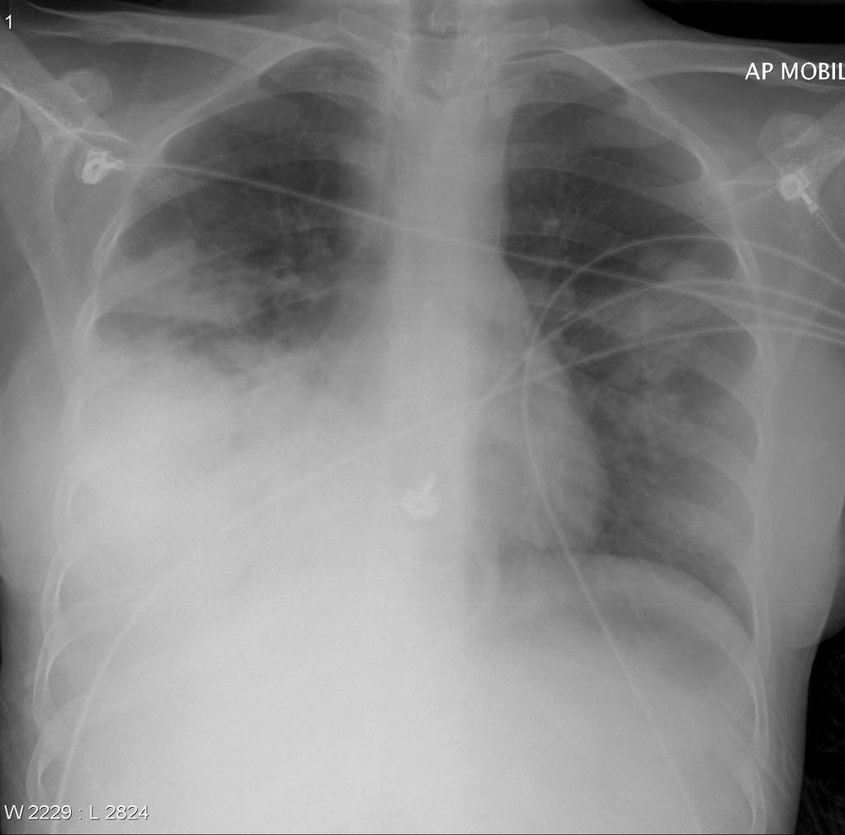
#> input picture Properties_and_spatial_filters/chest_xray.jpg, 845 x 835 px, shrunk from 1024 x 1012 before the run, found by its file name
$ python filter-comparison.py
#> lines starting #> are read from the running program, lines starting #| are printed output that depends on the picture; after the words box and inside, x2 and y2 are one past the last pixel; in counts of white or black regions, pixels touching at a corner belong together
import numpy as np
import cv2
import matplotlib.pyplot as plt
from typing import Tuple, List, Dict
import os
from skimage.metrics import structural_similarity as ssim
from skimage.metrics import peak_signal_noise_ratio as psnr

def load_image(file_path: str) -> np.ndarray:
    """Load an image and convert to grayscale if needed."""
#> called with file_path = 'chest_xray.jpg'
    if not os.path.exists(file_path):
        raise FileNotFoundError(f"Image file not found: {file_path}")

    img = cv2.imread(file_path)
#> img is the input picture: shape (835, 845, 3); min 0, max 255, mean 136.1
    if img is None:
        raise ValueError(f"Could not read image: {file_path}")

    # Convert to grayscale if image has 3 channels
    if len(img.shape) == 3:
        return cv2.cvtColor(img, cv2.COLOR_BGR2GRAY)
    return img

def analyze_image_statistics(img: np.ndarray) -> Dict:
    """Calculate various statistics for an image."""
    return {
        'min': np.min(img),
        'max': np.max(img),
        'mean': np.mean(img),
        'std': np.std(img),
        'median': np.median(img),
        'histogram': np.histogram(img, bins=256, range=(0, 256))[0]
    }

def normalize_image(img: np.ndarray) -> np.ndarray:
    """Normalize image contrast to use full range [0, 255]."""
    min_val, max_val = np.min(img), np.max(img)
#> min_val = 0; max_val = 255

    # Avoid division by zero
    if min_val == max_val:
        return np.zeros_like(img)

    # Apply normalization formula
    normalized = ((img - min_val) * 255 / (max_val - min_val)).astype(np.uint8)
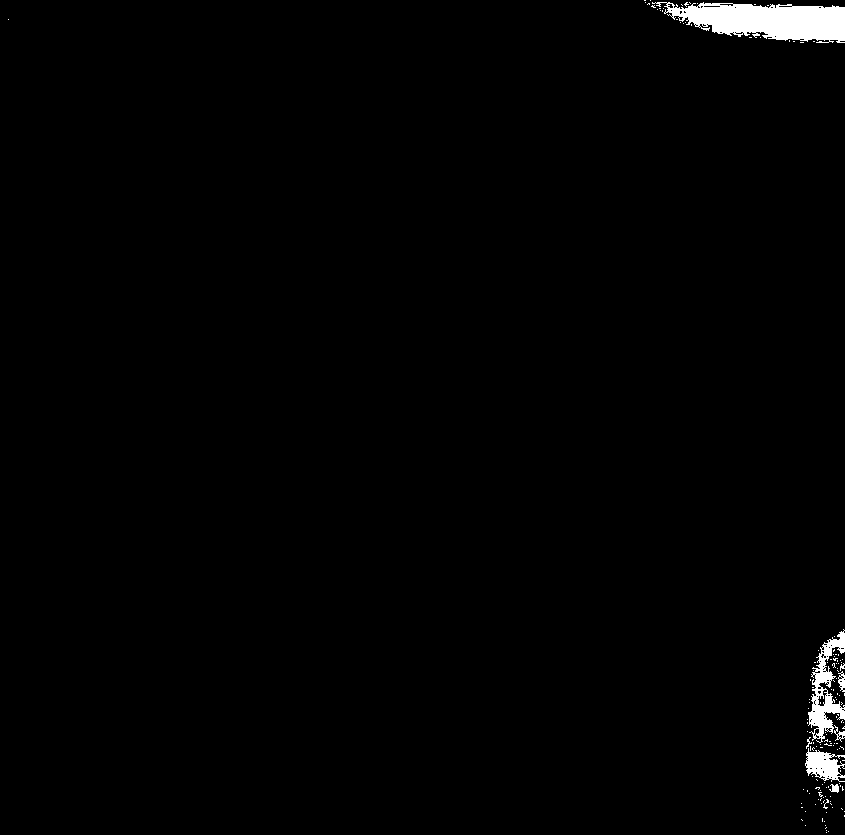
#> normalized: shape (835, 845); values 0 (black) and 1 (white), 1.1% white; 144 white regions (135 under 20 px), largest, box (x1, y1, x2, y2) and area: (652, 2, 845, 43) 5044, (808, 629, 845, 743) 1629, (805, 748, 845, 782) 798
    return normalized

def apply_filters(img: np.ndarray, kernel_sizes: List[int]) -> Dict:
    """Apply various filters with different kernel sizes to an image."""
    results = {}

    for k in kernel_sizes:
        # Mean filter
        mean_filtered = cv2.blur(img, (k, k))
        results[f'mean_{k}'] = mean_filtered

        # Median filter
        median_filtered = cv2.medianBlur(img, k)
        results[f'median_{k}'] = median_filtered

        # Max filter (dilate)
        max_filtered = cv2.dilate(img, np.ones((k, k), np.uint8))
        results[f'max_{k}'] = max_filtered

        # Min filter (erode)
        min_filtered = cv2.erode(img, np.ones((k, k), np.uint8))
        results[f'min_{k}'] = min_filtered

    return results

def compare_images(original: np.ndarray, processed: np.ndarray) -> Dict:
    """Compare original and processed images using various metrics."""
    # Ensure both images are of the same type
    original = original.astype(np.uint8)
    processed = processed.astype(np.uint8)

    # Calculate SSIM (higher is better, max is 1)
    ssim_value = ssim(original, processed)

    # Calculate PSNR (higher is better)
    psnr_value = psnr(original, processed)

    # Calculate MSE (lower is better)
    mse = np.mean((original - processed) ** 2)

    # Calculate absolute difference
    abs_diff = np.abs(original - processed)
    mean_abs_diff = np.mean(abs_diff)

    return {
        'ssim': ssim_value,
        'psnr': psnr_value,
        'mse': mse,
        'mean_abs_diff': mean_abs_diff,
        'abs_diff_image': abs_diff
    }

def plot_histograms(images_dict: Dict[str, np.ndarray], figsize=(12, 8)):
    """Plot histograms for multiple images."""
    fig, axes = plt.subplots(len(images_dict), 1, figsize=figsize)

    if len(images_dict) == 1:
        axes = [axes]

    for (name, img), ax in zip(images_dict.items(), axes):
        hist = cv2.calcHist([img], [0], None, [256], [0, 256])
        ax.plot(hist)
        ax.set_xlim([0, 256])
        ax.set_title(f'Histogram for {name}')
        ax.set_xlabel('Pixel Value')
        ax.set_ylabel('Frequency')

    plt.tight_layout()
    return fig

def analyze_filters_effect(image_path: str, kernel_sizes: List[int] = [3, 5, 7]):
    """Analyze and visualize the effects of different filters on an image."""
    # Load and normalize image
    original = load_image(image_path)
    normalized = normalize_image(original)

    # Get filename for output
    filename = os.path.splitext(os.path.basename(image_path))[0]

    # Get image statistics
    original_stats = analyze_image_statistics(original)
#> original_stats = 6 items
    normalized_stats = analyze_image_statistics(normalized)
#> normalized_stats = 6 items

    print(f"\nAnalysis for {filename}:")
    print(f"  Original image - Min: {original_stats['min']}, Max: {original_stats['max']}, Mean: {original_stats['mean']:.2f}")
#|   Original image - Min: 0, Max: 255, Mean: 136.09
    print(f"  Normalized image - Min: {normalized_stats['min']}, Max: {normalized_stats['max']}, Mean: {normalized_stats['mean']:.2f}")
#|   Normalized image - Min: 0, Max: 1, Mean: 0.01

    # Apply filters with different kernel sizes
    filtered_images = apply_filters(normalized, kernel_sizes)
#> the loop in apply_filters, `for k in kernel_sizes:` made 3 passes
#> pass 1, in apply_filters, `min_filtered = cv2.erode(img, np.ones((k, k), np.uint8))`:
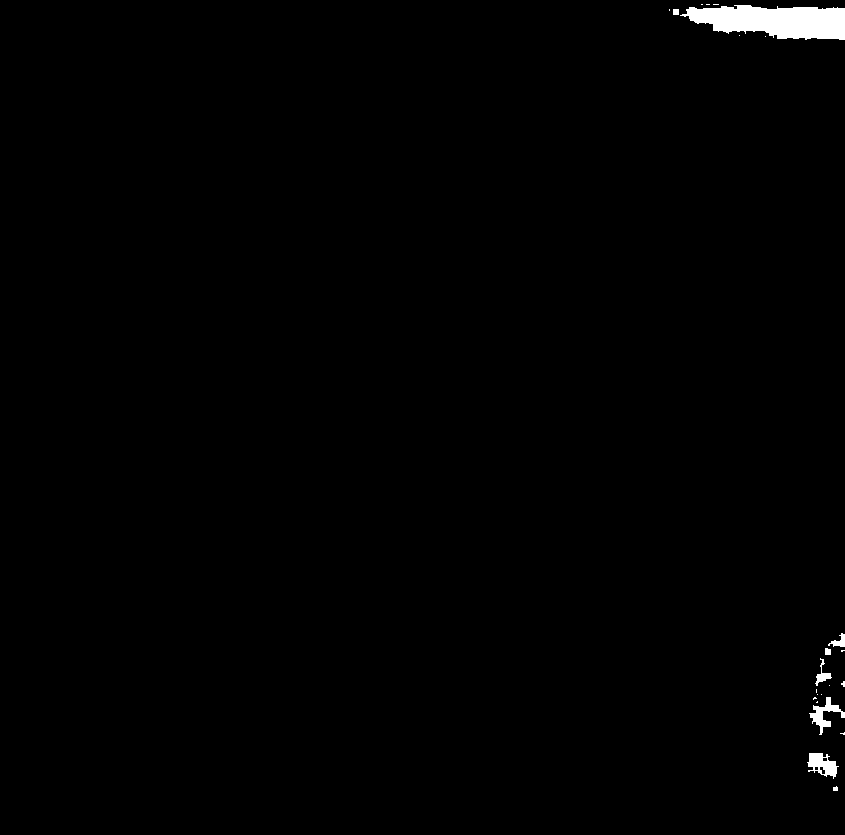
#> min_filtered: shape (835, 845); values 0 (black) and 1 (white), 0.77% white; 23 white regions (15 under 20 px), largest, box (x1, y1, x2, y2) and area: (680, 5, 845, 40) 4107, (807, 753, 839, 779) 460, (809, 697, 845, 735) 441
#> after the loop in apply_filters, `for k in kernel_sizes:`: results = 12 items
#> filtered_images = 12 items

    # Compare results with normalized image
    comparisons = {}

    for name, filtered in filtered_images.items():
        comparisons[name] = compare_images(normalized, filtered)

        # Print comparison metrics
        filter_type, k = name.split('_')
        print(f"  {filter_type.capitalize()} filter (k={k}):")
        print(f"    SSIM: {comparisons[name]['ssim']:.4f}")
        print(f"    PSNR: {comparisons[name]['psnr']:.2f} dB")
        print(f"    Mean Absolute Difference: {comparisons[name]['mean_abs_diff']:.2f}")
#> this loop made 12 passes
#> (name, ssim_value in compare_images, psnr_value in compare_images, mse in compare_images, mean_abs_diff in compare_images, filter_type, k) on passes 1 to 8: ('mean_3', 1, 75.55, 0.00181, 0.189, 'mean', '3'), ('median_3', 1, 75.55, 0.00181, 0.188, 'median', '3'), ('max_3', 1, 71.49, 0.00462, 1.18, 'max', '3'), ('min_3', 1, 72.45, 0.0037, 0.0037, 'min', '3'), ('mean_5', 1, 74.67, 0.00222, 0.232, 'mean', '5'), ('median_5', 1, 74.68, 0.00221, 0.231, 'median', '5'), ('max_5', 1, 69.72, 0.00694, 1.77, 'max', '5'), ('min_5', 1, 71.01, 0.00515, 0.00515, 'min', '5')
#> (printed output is left out)
#> pass 3, in compare_images (call 3), `abs_diff = np.abs(original - processed)`:
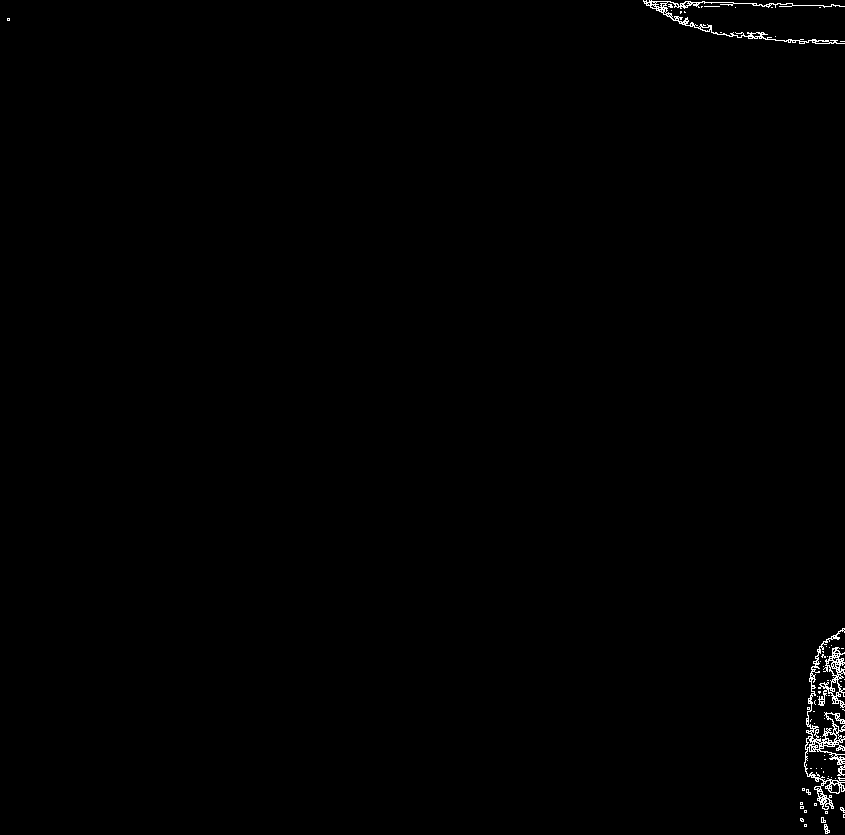
#> abs_diff: shape (835, 845); 0.46% white in thin lines or dots
#> after the loop, comparisons = 12 items

    # Create visualization of original, normalized, and filtered images
    plt.figure(figsize=(15, 10))

    # Original and normalized images
    plt.subplot(2, 4, 1)
    plt.imshow(original, cmap='gray')
    plt.title('Original')
    plt.axis('off')

    plt.subplot(2, 4, 2)
    plt.imshow(normalized, cmap='gray')
    plt.title('Normalized')
    plt.axis('off')

    # Display one filtered image per filter type (using middle kernel size)
    middle_k = kernel_sizes[len(kernel_sizes)//2]

    filter_types = ['mean', 'median', 'max', 'min']
    for i, filter_type in enumerate(filter_types):
        plt.subplot(2, 4, i+3)
        img = filtered_images[f'{filter_type}_{middle_k}']
        plt.imshow(img, cmap='gray')
        plt.title(f'{filter_type.capitalize()} (k={middle_k})')
        plt.axis('off')

    # Display difference images for each filter type
    for i, filter_type in enumerate(filter_types):
        plt.subplot(2, 4, i+5)
        diff_img = comparisons[f'{filter_type}_{middle_k}']['abs_diff_image']
        plt.imshow(diff_img, cmap='hot')
        plt.title(f'{filter_type.capitalize()} Difference')
        plt.axis('off')

    plt.tight_layout()
    plt.savefig(f'{filename}_filter_effects.png')
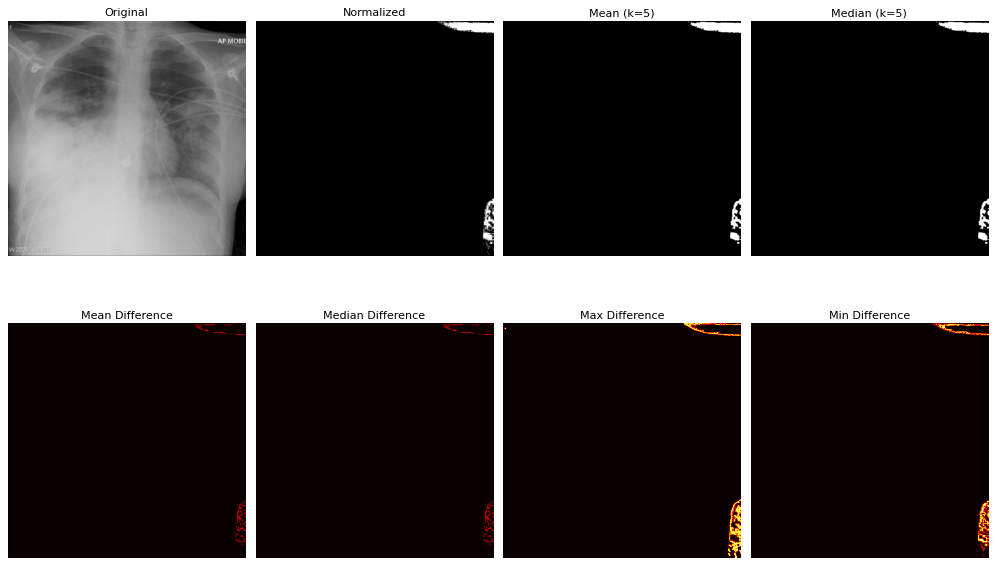
#> figure drawn by matplotlib, 8 panels

    # Plot histograms
    hist_images = {
        'Original': original,
        'Normalized': normalized
    }

    # Add one example of each filter type
    for filter_type in filter_types:
        hist_images[f'{filter_type.capitalize()} (k={middle_k})'] = filtered_images[f'{filter_type}_{middle_k}']
#> after the loop, hist_images = 6 items

    fig_hist = plot_histograms(hist_images, figsize=(10, 12))
#> the loop in plot_histograms, `for (name, img), ax in zip(images_dict.items(), axes):` made 6 passes
#> name on passes 1 to 6: 'Original', 'Normalized', 'Mean (k=5)', 'Median (k=5)', 'Max (k=5)', 'Min (k=5)'
    fig_hist.savefig(f'{filename}_histograms.png')
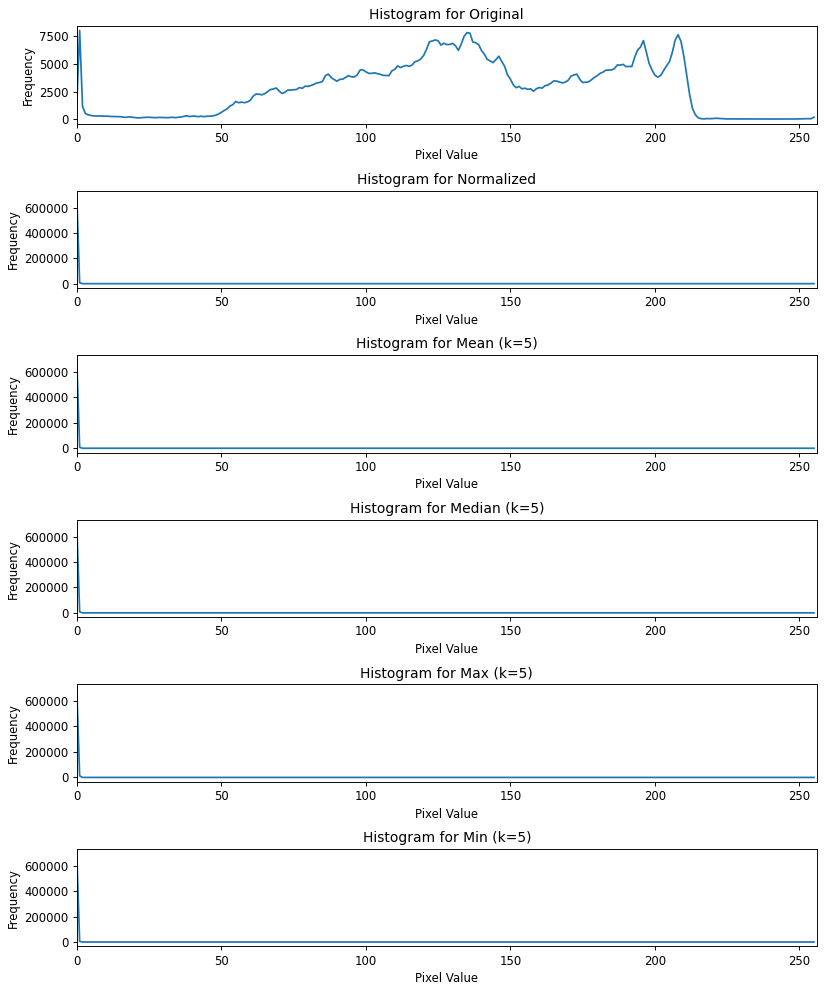
#> figure drawn by matplotlib, 6 panels; panel 1: curve peaks at x = 1, y = 8034; panel 2: curve peaks at x = 0, y = 697541; panel 3: curve peaks at x = 0, y = 697829; panel 4: curve peaks at x = 0, y = 697830

    # Compare kernel sizes for one filter type (e.g., median)
    plt.figure(figsize=(15, 5))
    plt.suptitle(f'Effect of Kernel Size on Median Filter for {filename}', fontsize=16)

    for i, k in enumerate(kernel_sizes):
        plt.subplot(1, len(kernel_sizes), i+1)
        img = filtered_images[f'median_{k}']
        plt.imshow(img, cmap='gray')
        plt.title(f'k={k}')
        plt.axis('off')

    plt.tight_layout()
    plt.subplots_adjust(top=0.85)
    plt.savefig(f'{filename}_kernel_size_comparison.png')

    print(f"Analysis complete for {filename}. Output images saved.")
    return {
        'original': original,
        'normalized': normalized,
        'filtered': filtered_images,
        'comparisons': comparisons,
        'stats': {
            'original': original_stats,
            'normalized': normalized_stats
        }
    }

def analyze_all_images(image_paths: List[str], kernel_sizes: List[int] = [3, 5, 7]):
    """Analyze all images and generate a summary comparison."""
    results = {}

    for path in image_paths:
        try:
            filename = os.path.splitext(os.path.basename(path))[0]
            results[filename] = analyze_filters_effect(path, kernel_sizes)
        except Exception as e:
            print(f"Error processing {path}: {str(e)}")
#> pass 2 of the loop in analyze_all_images, `for path in image_paths:`:
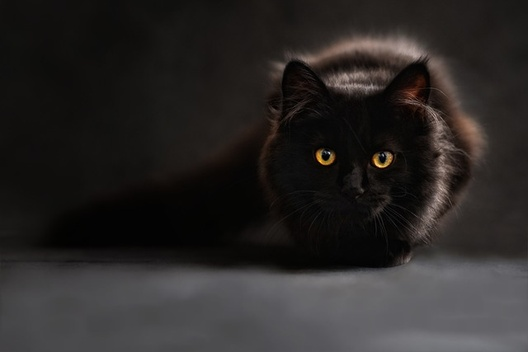
#> input picture Properties_and_spatial_filters/cat.jpg, 528 x 352 px, shrunk from 640 x 427 before the run, found by its file name
#> in load_image, img is the input picture: shape (352, 528, 3); mean B, G, R 38.7, 39.7, 42.6
#|   Original image - Min: 0, Max: 224, Mean: 40.49
#|   Normalized image - Min: 0, Max: 1, Mean: 0.58
#> the loop in analyze_filters_effect (call 2), `for name, filtered in filtered_images.items():` made 12 passes
#> (name, ssim_value in compare_images, psnr_value in compare_images, mse in compare_images, mean_abs_diff in compare_images, filter_type, k) on passes 1 to 4: ('mean_3', 1, 70.12, 0.00632, 0.871, 'mean', '3'), ('median_3', 1, 70.16, 0.00627, 0.871, 'median', '3'), ('max_3', 0.999, 63.81, 0.027, 6.89, 'max', '3'), ('min_3', 0.999, 63.44, 0.0294, 0.0294, 'min', '3')
#> (printed output is left out)
#> in analyze_filters_effect (call 2), `plt.savefig(f'{filename}_filter_effects.png')`:
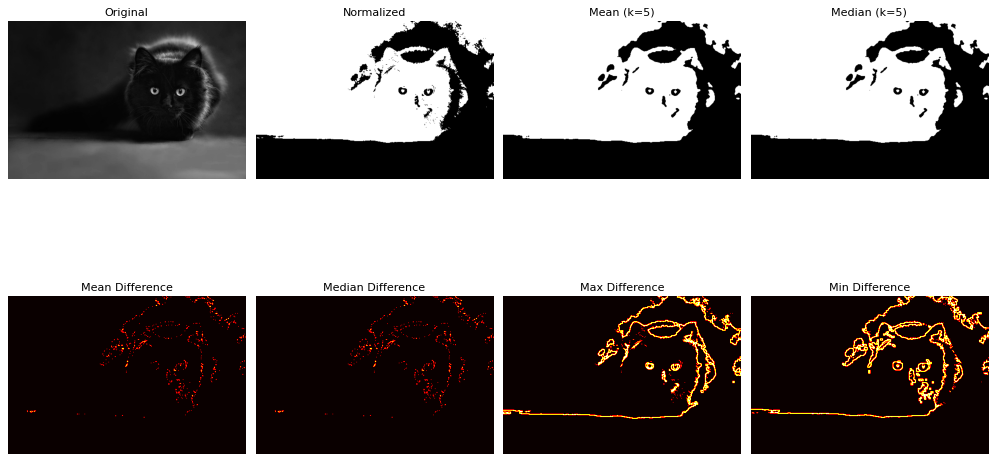
#> figure drawn by matplotlib, 8 panels
#> the loop in plot_histograms (call 2), `for (name, img), ax in zip(images_dict.items(), axes):` made 6 passes
#> the loop in analyze_filters_effect (call 2), `for i, k in enumerate(kernel_sizes):` made 3 passes
#> pass 3, in analyze_filters_effect (call 2), `img = filtered_images[f'median_{k}']`:
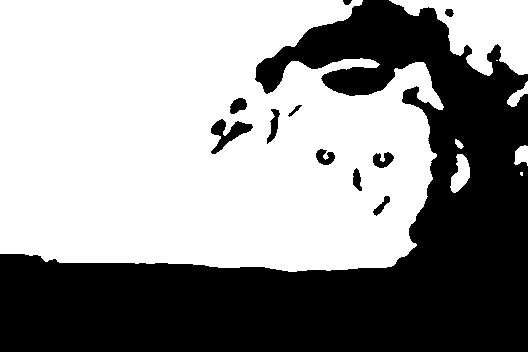
#> img: shape (352, 528); values 0 (black) and 1 (white), 58% white; 11 black regions, largest, box (x1, y1, x2, y2) and area: (0, 0, 528, 352) 76239, (211, 119, 253, 154) 596, (373, 152, 394, 168) 217

    # Create a summary comparison across images
    plt.figure(figsize=(15, 12))
    plt.suptitle('Filter Effects Comparison Across Images', fontsize=16)

    row = 0
    for i, (filename, result) in enumerate(results.items()):
        # Show original and normalized for each image
        plt.subplot(len(results), 4, row*4 + 1)
        plt.imshow(result['normalized'], cmap='gray')
        plt.title(f'{filename} (Normalized)')
        plt.axis('off')

        # Pick a representative filter for each image
        middle_k = kernel_sizes[len(kernel_sizes)//2]
        filter_types = ['median', 'mean', 'max']

        for j, filter_type in enumerate(filter_types):
            plt.subplot(len(results), 4, row*4 + j + 2)
            plt.imshow(result['filtered'][f'{filter_type}_{middle_k}'], cmap='gray')
            plt.title(f'{filter_type.capitalize()} (k={middle_k})')
            plt.axis('off')

        row += 1
#> this loop made 4 passes
#> after the loop, row = 4

    plt.tight_layout()
    plt.subplots_adjust(top=0.92)
    plt.savefig('all_images_comparison.png')

    # Print overall summary
    print("\nOverall Summary:")
    print("================")
    print(f"Analyzed {len(results)} images with kernel sizes {kernel_sizes}")
#| Analyzed 4 images with kernel sizes [3, 5, 7]

    # Summarize which filter worked best for each image (based on SSIM)
    print("\nBest filter per image (based on SSIM with normalized image):")
    for filename, result in results.items():
        best_filter = ""
        best_ssim = -1

        for name, comp in result['comparisons'].items():
            if comp['ssim'] > best_ssim:
                best_ssim = comp['ssim']
                best_filter = name

        filter_type, k = best_filter.split('_')
        print(f"  {filename}: {filter_type.capitalize()} filter with kernel size {k} (SSIM: {best_ssim:.4f})")
#> this loop made 4 passes
#> (printed output is left out)

    return results

if __name__ == "__main__":
    # List of image paths
    image_paths = ["chest_xray.jpg", "cat.jpg", "forest.jpg", "papyrus.png"]

    # Kernel sizes to test
    kernel_sizes = [3, 5, 7]

    # Analyze all images
    results = analyze_all_images(image_paths, kernel_sizes)
#> results = 4 items

    print("\nAnalysis complete. All output files have been saved.")
